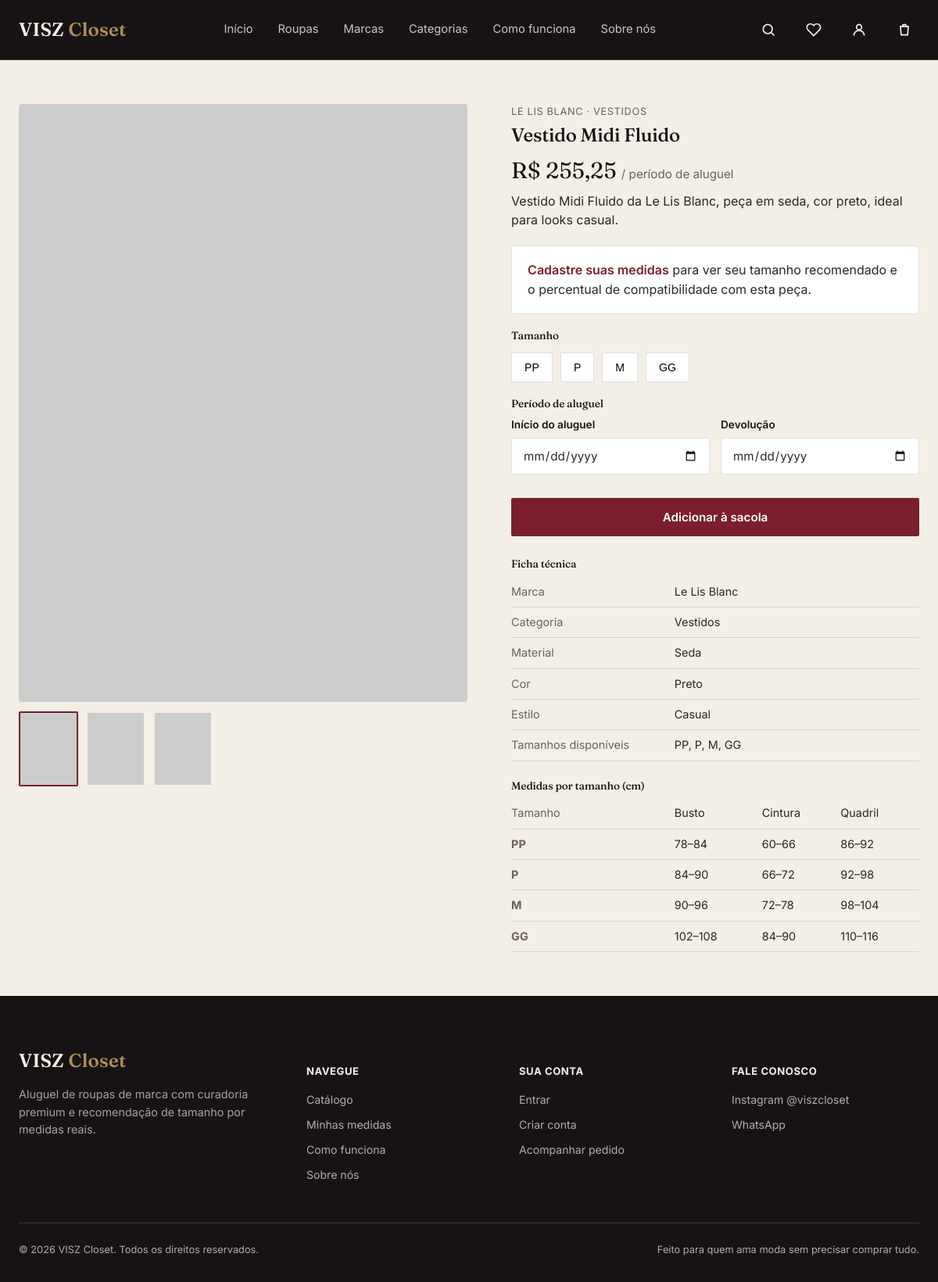
/produto.php?slug=vestido-midi-fluido-1, run on the app's committed database.
### tables this page shows
CREATE TABLE product_images (
  id INT AUTO_INCREMENT PRIMARY KEY,
  product_id INT NOT NULL,
  image_url VARCHAR(500) NOT NULL,
  sort_order INT NOT NULL DEFAULT 0,
  CONSTRAINT fk_img_prod FOREIGN KEY (product_id) REFERENCES products(id) ON DELETE CASCADE
);

CREATE TABLE products (
  id INT AUTO_INCREMENT PRIMARY KEY,
  name VARCHAR(150) NOT NULL,
  slug VARCHAR(180) NOT NULL UNIQUE,
  brand_id INT NOT NULL,
  category_id INT NOT NULL,
  description TEXT NULL,
  material VARCHAR(150) NULL,
  color VARCHAR(50) NULL,
  style ENUM('casual','social','festa','fashion','esportivo','elegante','streetwear') DEFAULT 'casual',
  rental_price DECIMAL(10,2) NOT NULL,
  deposit DECIMAL(10,2) NOT NULL DEFAULT 0,
  status ENUM('ativo','inativo') NOT NULL DEFAULT 'ativo',
  featured TINYINT(1) NOT NULL DEFAULT 0,
  deleted_at TIMESTAMP NULL DEFAULT NULL,
  created_at TIMESTAMP DEFAULT CURRENT_TIMESTAMP,
  updated_at TIMESTAMP DEFAULT CURRENT_TIMESTAMP ON UPDATE CURRENT_TIMESTAMP,
  CONSTRAINT fk_prod_brand FOREIGN KEY (brand_id) REFERENCES brands(id),
  CONSTRAINT fk_prod_cat FOREIGN KEY (category_id) REFERENCES categories(id),
  INDEX idx_products_search (name, color, style),
  INDEX idx_products_status (status, deleted_at)
);

CREATE TABLE brands (
  id INT AUTO_INCREMENT PRIMARY KEY,
  name VARCHAR(100) NOT NULL,
  slug VARCHAR(120) NOT NULL UNIQUE,
  logo VARCHAR(255) NULL,
  description TEXT NULL,
  active TINYINT(1) NOT NULL DEFAULT 1
);

CREATE TABLE categories (
  id INT AUTO_INCREMENT PRIMARY KEY,
  name VARCHAR(100) NOT NULL,
  slug VARCHAR(120) NOT NULL UNIQUE,
  sort_order INT NOT NULL DEFAULT 0,
  active TINYINT(1) NOT NULL DEFAULT 1
);

CREATE TABLE product_sizes (
  id INT AUTO_INCREMENT PRIMARY KEY,
  product_id INT NOT NULL,
  size VARCHAR(10) NOT NULL,
  bust_min INT NULL, bust_max INT NULL,
  waist_min INT NULL, waist_max INT NULL,
  hip_min INT NULL, hip_max INT NULL,
  shoulder_min INT NULL, shoulder_max INT NULL,
  stock INT NOT NULL DEFAULT 1,
  CONSTRAINT fk_size_prod FOREIGN KEY (product_id) REFERENCES products(id) ON DELETE CASCADE,
  INDEX idx_sizes_product (product_id, size)
);

CREATE TABLE settings (
  id INT PRIMARY KEY DEFAULT 1,
  size_tolerance_cm INT NOT NULL DEFAULT 3,
  instagram_url VARCHAR(255) NOT NULL DEFAULT 'https://instagram.com/viszcloset',
  instagram_handle VARCHAR(100) NOT NULL DEFAULT '@viszcloset',
  whatsapp_number VARCHAR(30) NOT NULL DEFAULT '5581999999999',
  site_name VARCHAR(100) NOT NULL DEFAULT 'VISZ Closet',
  delivery_fee DECIMAL(10,2) NOT NULL DEFAULT 0,
  delivery_free_above DECIMAL(10,2) NOT NULL DEFAULT 0,
  delivery_info VARCHAR(255) NOT NULL DEFAULT 'Entregamos em toda a região metropolitana do Recife.'
);

### includes/functions.php (called while the page is built, shortened)
<?php
require_once __DIR__ . '/../config/db.php';
function e(?string $value): string {
    return htmlspecialchars($value ?? '', ENT_QUOTES, 'UTF-8');
}
function current_user(): ?array {
    if (empty($_SESSION['user_id'])) {
        return null;
    }
    $stmt = db()->prepare('SELECT * FROM users WHERE id = ? AND status = "ativo"');
    $stmt->execute([$_SESSION['user_id']]);
    $cache = $stmt->fetch() ?: null;
    return $cache;
}
function get_settings(): array {
    static $settings = null;
    if ($settings === null) {
        $settings = db()->query('SELECT * FROM settings WHERE id = 1')->fetch() ?: [];
    }
    return $settings;
}
function get_best_size_for_product(array $productSizes, ?array $userMeasurements): ?array {
    if (!$userMeasurements) {
        return null;
    }
    $best = null;
    return $best;
}
function format_price(float $value): string {
    return 'R$ ' . number_format($value, 2, ',', '.');
}

### config/db.php (called while the page is built, shortened)
<?php
function db(): PDO {
    static $pdo = null;
    if ($pdo === null) {
        $dsn = 'mysql:host=' . DB_HOST . ';dbname=' . DB_NAME . ';charset=' . DB_CHARSET;
        try {
            $pdo = new PDO($dsn, DB_USER, DB_PASS, [
                PDO::ATTR_ERRMODE => PDO::ERRMODE_EXCEPTION,
                PDO::ATTR_DEFAULT_FETCH_MODE => PDO::FETCH_ASSOC,
                PDO::ATTR_EMULATE_PREPARES => false,
            ]);
        } catch (PDOException $e) {
            http_response_code(500);
            die('Não foi possível conectar ao banco de dados. Verifique config/config.php.');
        }
    }
    return $pdo;
}

### produto.php (the view, shortened to what this page needs)
<?php
require_once __DIR__ . '/includes/functions.php';
$slug = $_GET['slug'] ?? '';
$stmt = db()->prepare('SELECT p.*, b.name AS brand_name, b.slug AS brand_slug, c.name AS category_name
                        FROM products p
                        JOIN brands b ON b.id = p.brand_id
                        JOIN categories c ON c.id = p.category_id
                        WHERE p.slug = ? AND p.deleted_at IS NULL');
$stmt->execute([$slug]);
$produto = $stmt->fetch();
$imgStmt = db()->prepare('SELECT * FROM product_images WHERE product_id = ? ORDER BY sort_order');
$imgStmt->execute([$produto['id']]);
$imagens = $imgStmt->fetchAll();
$sizeStmt = db()->prepare('SELECT * FROM product_sizes WHERE product_id = ? ORDER BY FIELD(size, "PP","P","M","G","GG","XG")');
$sizeStmt->execute([$produto['id']]);
$tamanhos = $sizeStmt->fetchAll();
$__user = current_user();
$__userMeasurements = $__user ? get_user_measurements($__user['id']) : null;
$bestOverall = get_best_size_for_product($tamanhos, $__userMeasurements);
require __DIR__ . '/includes/header.php';
$styleLabels = ['casual'=>'Casual','social'=>'Social','festa'=>'Festa','fashion'=>'Fashion','esportivo'=>'Esportivo','elegante'=>'Elegante','streetwear'=>'Streetwear'];
?>
<section class="section-tight">
    <div class="container product-page">
        <div>
            <div class="gallery-main">
                <img src="<?= e($imagens[0]['image_url'] ?? 'https://picsum.photos/seed/fallback/900/1200') ?>" alt="<?= e($produto['name']) ?>">
            </div>
            <div class="gallery-thumbs">
                <?php foreach ($imagens as $i => $img): ?>
                <button data-full="<?= e($img['image_url']) ?>" class="<?= $i === 0 ? 'active' : '' ?>">
                    <img src="<?= e($img['image_url']) ?>" alt="">
                </button>
                <?php endforeach; ?>
            </div>
        </div>
        <div>
            <div class="product-detail-brand"><?= e($produto['brand_name']) ?> · <?= e($produto['category_name']) ?></div>
            <h1><?= e($produto['name']) ?></h1>
            <div class="product-detail-price">
                <?= format_price($produto['rental_price']) ?> <small>/ período de aluguel</small>
            </div>
            <p><?= e($produto['description']) ?></p>
            <?php if ($__user && $bestOverall): ?>
                <div class="size-match-panel <?= $bestOverall['percentage'] >= 90 ? 'excellent' : '' ?>">
                    <div class="size-match-head">
                        <div>
                            <strong>Seu tamanho recomendado</strong><br>
                            <span style="font-size:0.85rem; color:var(--graphite-soft);"><?= e($bestOverall['label']) ?></span>
                        </div>
                        <div class="size-match-score"><?= e($bestOverall['size']) ?> — <?= (int)$bestOverall['percentage'] ?>%</div>
                    </div>
                    <div class="size-match-bar"><span style="width:<?= (int)$bestOverall['percentage'] ?>%;"></span></div>
                    <p style="margin:10px 0 0; font-size:0.85rem; color:var(--graphite-soft);">Este produto provavelmente ficará adequado em você, com base nas medidas que você cadastrou.</p>
                </div>
            <?php elseif (!$__user): ?>
                <div class="size-match-panel">
                    <p style="margin:0;"><a href="<?= BASE_URL ?>/minhas-medidas.php" style="color:var(--wine); font-weight:600;">Cadastre suas medidas</a> para ver seu tamanho recomendado e o percentual de compatibilidade com esta peça.</p>
                </div>
            <?php endif; ?>
            <form method="post" action="<?= BASE_URL ?>/sacola-adicionar.php" id="add-to-bag-form">
                <h4 style="font-size:0.85rem; margin-bottom:8px;">Tamanho</h4>
                <div class="size-options">
                    <?php foreach ($tamanhos as $t):
                        $match = $__userMeasurements ? calculate_size_match($__userMeasurements, $t) : null;
                        $recommended = $bestOverall && $bestOverall['size'] === $t['size'];
                        $noStock = $t['stock'] <= 0;
                    ?>
                    <button type="button" class="size-pill <?= $recommended ? 'recommended' : '' ?>" data-size="<?= e($t['size']) ?>" <?= $noStock ? 'disabled' : '' ?>
                        title="<?= $match ? e($match['label'] . ' — ' . $match['percentage'] . '%') : 'Cadastre suas medidas para ver a compatibilidade' ?>">
                        <?= e($t['size']) ?>
                    </button>
                    <?php endforeach; ?>
                </div>
                <h4 style="font-size:0.85rem; margin-bottom:8px;">Período de aluguel</h4>
                <div class="date-picker-row">
                    <div class="form-field" style="margin-bottom:0;">
                        <label>Início do aluguel</label>
                        <input type="date" name="start_date" required>
                    </div>
                    <div class="form-field" style="margin-bottom:0;">
                        <label>Devolução</label>
                        <input type="date" name="end_date" required>
                    </div>
                </div>
                <button type="submit" class="btn btn-primary btn-block" style="margin-top:10px;">Adicionar à sacola</button>
            </form>
            <h4 style="margin-top:28px; font-size:0.85rem;">Ficha técnica</h4>
            <table class="spec-table">
                <tr><td>Marca</td><td><?= e($produto['brand_name']) ?></td></tr>
                <tr><td>Categoria</td><td><?= e($produto['category_name']) ?></td></tr>
                <tr><td>Material</td><td><?= e($produto['material']) ?></td></tr>
                <tr><td>Cor</td><td><?= e($produto['color']) ?></td></tr>
                <tr><td>Estilo</td><td><?= e($styleLabels[$produto['style']] ?? $produto['style']) ?></td></tr>
                <tr><td>Tamanhos disponíveis</td><td><?= e(implode(', ', array_column($tamanhos, 'size'))) ?></td></tr>
            </table>
            <h4 style="margin-top:24px; font-size:0.85rem;">Medidas por tamanho (cm)</h4>
            <table class="spec-table">
                <tr><td>Tamanho</td><td>Busto</td><td>Cintura</td><td>Quadril</td></tr>
                <?php foreach ($tamanhos as $t): ?>
                <tr>
                    <td><strong><?= e($t['size']) ?></strong></td>
                    <td><?= (int)$t['bust_min'] ?>–<?= (int)$t['bust_max'] ?></td>
                    <td><?= (int)$t['waist_min'] ?>–<?= (int)$t['waist_max'] ?></td>
                    <td><?= (int)$t['hip_min'] ?>–<?= (int)$t['hip_max'] ?></td>
                </tr>
                <?php endforeach; ?>
            </table>
        </div>
    </div>
</section>
<?php require __DIR__ . '/includes/footer.php'; ?>

### includes/header.php (shortened to what this page needs)
<?php
$__user = current_user();
?>
<!DOCTYPE html>
<html lang="pt-BR">
<head>
<link rel="stylesheet" href="<?= BASE_URL ?>/assets/css/style.css">
</head>
<body>
<header class="site-header">
    <div class="container">
        <a href="<?= BASE_URL ?>/index.php" class="logo">VISZ <span>Closet</span></a>
        <nav class="main-nav" aria-label="Navegação principal">
            <a href="<?= BASE_URL ?>/index.php">Início</a>
            <a href="<?= BASE_URL ?>/roupas.php">Roupas</a>
            <a href="<?= BASE_URL ?>/index.php#marcas">Marcas</a>
            <a href="<?= BASE_URL ?>/index.php#categorias">Categorias</a>
            <a href="<?= BASE_URL ?>/como-funciona.php">Como funciona</a>
            <a href="<?= BASE_URL ?>/sobre.php">Sobre nós</a>
        </nav>
        <div class="header-actions">
            <a href="<?= BASE_URL ?>/roupas.php" class="icon-link" aria-label="Buscar" title="Buscar">
                <svg viewBox="0 0 24 24" fill="none" stroke="currentColor" stroke-width="2"><circle cx="11" cy="11" r="7"/><line x1="21" y1="21" x2="16.65" y2="16.65"/></svg>
            </a>
            <a href="<?= BASE_URL ?>/favoritos.php" class="icon-link" aria-label="Favoritos" title="Favoritos">
                <svg viewBox="0 0 24 24" fill="none" stroke="currentColor" stroke-width="2"><path d="M20.8 4.6a5.5 5.5 0 0 0-7.8 0L12 5.6l-1-1a5.5 5.5 0 0 0-7.8 7.8l1 1L12 21l7.8-7.6 1-1a5.5 5.5 0 0 0 0-7.8z"/></svg>
            </a>
            <a href="<?= BASE_URL ?>/<?= $__user ? 'minha-conta.php' : 'login.php' ?>" class="icon-link" aria-label="Minha conta" title="Minha conta">
                <svg viewBox="0 0 24 24" fill="none" stroke="currentColor" stroke-width="2"><circle cx="12" cy="8" r="4"/><path d="M4 21c0-4.4 3.6-8 8-8s8 3.6 8 8"/></svg>
            </a>
            <a href="<?= BASE_URL ?>/sacola.php" class="icon-link" aria-label="Sacola" title="Sacola">
                <svg viewBox="0 0 24 24" fill="none" stroke="currentColor" stroke-width="2"><path d="M6 7h12l-1 13H7L6 7z"/><path d="M9 7a3 3 0 0 1 6 0"/></svg>
            </a>
        </div>
    </div>
</header>

### includes/footer.php (shortened to what this page needs)
<?php
$__settings = get_settings();
?>
<footer class="site-footer">
    <div class="container">
        <div class="footer-grid">
            <div>
                <div class="logo" style="margin-bottom:14px;">VISZ <span>Closet</span></div>
                <p style="color:rgba(244,239,230,0.65); font-size:0.9rem;">Aluguel de roupas de marca com curadoria premium e recomendação de tamanho por medidas reais.</p>
            </div>
            <div>
                <h5>Navegue</h5>
                <a href="<?= BASE_URL ?>/roupas.php">Catálogo</a>
                <a href="<?= BASE_URL ?>/minhas-medidas.php">Minhas medidas</a>
                <a href="<?= BASE_URL ?>/como-funciona.php">Como funciona</a>
                <a href="<?= BASE_URL ?>/sobre.php">Sobre nós</a>
            </div>
            <div>
                <h5>Sua conta</h5>
                <a href="<?= BASE_URL ?>/login.php">Entrar</a>
                <a href="<?= BASE_URL ?>/cadastro.php">Criar conta</a>
                <a href="<?= BASE_URL ?>/pedido-status.php">Acompanhar pedido</a>
            </div>
            <div>
                <h5>Fale conosco</h5>
                <a href="<?= e($__settings['instagram_url'] ?? '#') ?>" target="_blank" rel="noopener">Instagram <?= e($__settings['instagram_handle'] ?? '') ?></a>
                <a href="https://wa.me/<?= e($__settings['whatsapp_number'] ?? '') ?>" target="_blank" rel="noopener">WhatsApp</a>
            </div>
        </div>
        <div class="footer-bottom">
            <span>&copy; <?= date('Y') ?> VISZ Closet. Todos os direitos reservados.</span>
            <span>Feito para quem ama moda sem precisar comprar tudo.</span>
        </div>
    </div>
</footer>
</body>
</html>

### data on the page
products: brand.name "LE LIS BLANC", category.name "VESTIDOS", name "Vestido Midi Fluido", rental_price "R$ 255,25", description "Vestido Midi Fluido da Le Lis Blanc, peça em seda, cor preto, ideal para looks casual.", brand.name "Le Lis Blanc", category.name "Vestidos", material "Seda", color "Preto", style "Casual"
product_sizes: size "PP", bust_min "78", bust_max "84", waist_min "60", waist_max "66", hip_min "86", hip_max "92"
product_sizes: size "P", bust_min "84", bust_max "90", waist_min "66", waist_max "72", hip_min "92", hip_max "98"
product_sizes: size "M", bust_min "90", bust_max "96", waist_min "72", waist_max "78", hip_min "98", hip_max "104"
product_sizes: size "GG", bust_min "102", bust_max "108", waist_min "84", waist_max "90", hip_min "110", hip_max "116"
settings: instagram_handle "@viszcloset"

### other printed values
implode(', ', array_column($tamanhos, 'size')) "PP, P, M, GG"
